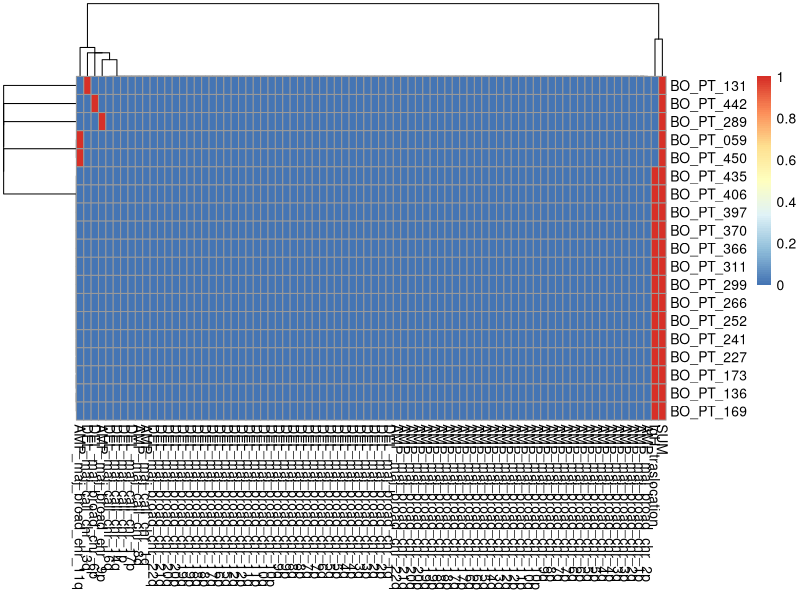

Write R code to recreate this figure. (Note: this script raises an error after producing the figure.)
library(data.table)
library(tidyverse)

import<-fread("results/complete_database_BO_1q_13.txt")

# select only relevant variables to associate
names(import)
data<-import %>% select(contains("maj_broad"), contains("maj_focal"), contains("maj_call"), matches("^t_"))
names(data) <- names(data) %>% str_replace("maj-", "maj_")
names(data)


#____ Build CALLS for traslocations ______

# data$t_others <- data$t_14_16 + data$t_14_20 + data$t_6_14

#____ KEEP ONLY UNIQUE/RELVANT CALLS____ 

data$IgH_traslocation <- ifelse(data$t_4_14 == 1 | data$t_6_14 ==1 | 
                                  data$t_11_14 ==1 | data$t_14_16== 1 | 
                                  data$t_14_20==1, 1,0)

data$IgH_traslocation %>% table

# unique calls
data <- data %>% select( -c(AMP_maj_broad_chr_1q, 
                            AMP_maj_broad_chr_8q, 
                            DEL_maj_broad_chr_17p, 
                            DEL_maj_broad_chr_13q, 
                            DEL_maj_broad_chr_14q, 
                            DEL_maj_broad_chr_1p,
                            DEL_maj_broad_chr_16q, 
                            contains("maj_focal"),
                            contains("t_")
))

names(data)

rownames(data) <- import$ID

dataC<-data %>% filter(complete.cases(data))


# compute the sum of alterations per patient (per row)
dataCS <- mutate(dataC, SUM=rowSums(dataC))


# inspect the samples with only one event
dataCS %>% filter(SUM==1) %>% pheatmap::pheatmap()

dataCS <- as.data.frame(dataCS)
rownames(dataCS) <- rownames(dataC)


dataCS <- rownames_to_column(dataCS, var = "sample")



#================ Loop to compute Driverness index per sample ===============

timesMM<-list()
framesMM<-list()

i <- 2

# loop over every alteration 
for (i in 2:(ncol(dataCS)-1)) {
  
  message(names(dataCS)[i])
  
  # filter pts with the alteration
  p<-filter(dataCS, dataCS[,i] == 1)
  
  # compute mean total genomic complexity (MTGC) of those pts = mean of the sum of alterations per patient 
  MTGC<- mean(p$SUM)
  
  # save the number of those pts (frequency)
  number<- nrow(p)
  
  info<-c(MTGC, number)
  
  timesMM[[(names(dataCS)[i])]]<- info
  
  f<-data.frame("sample"= p$sample, "alteration"= rep(names(dataCS)[i],nrow(p)), "TGC"= p$SUM)
  
  framesMM[[i]]<-f
  
}

resultMM<-t(as.data.frame(timesMM))
colnames(resultMM)<-c("MTGC", "events")
resultMM <- as.data.frame(resultMM)

# compute penetrance / frequency of alterations
resultMM$penetrance<- round(resultMM$events/nrow(dataCS), 3)



#============ compute the Driverness Index ================

# DI = penetrance / MTGC

resultMM$Driverness_Index<- round(resultMM$penetrance / resultMM$MTGC, 5)* 100

resultMM <- rownames_to_column(resultMM,var = "alteration") 

exp <- resultMM %>% arrange(desc(Driverness_Index))

write_tsv(exp, "workfiles/DrivernessIndex_table_BO.txt")



